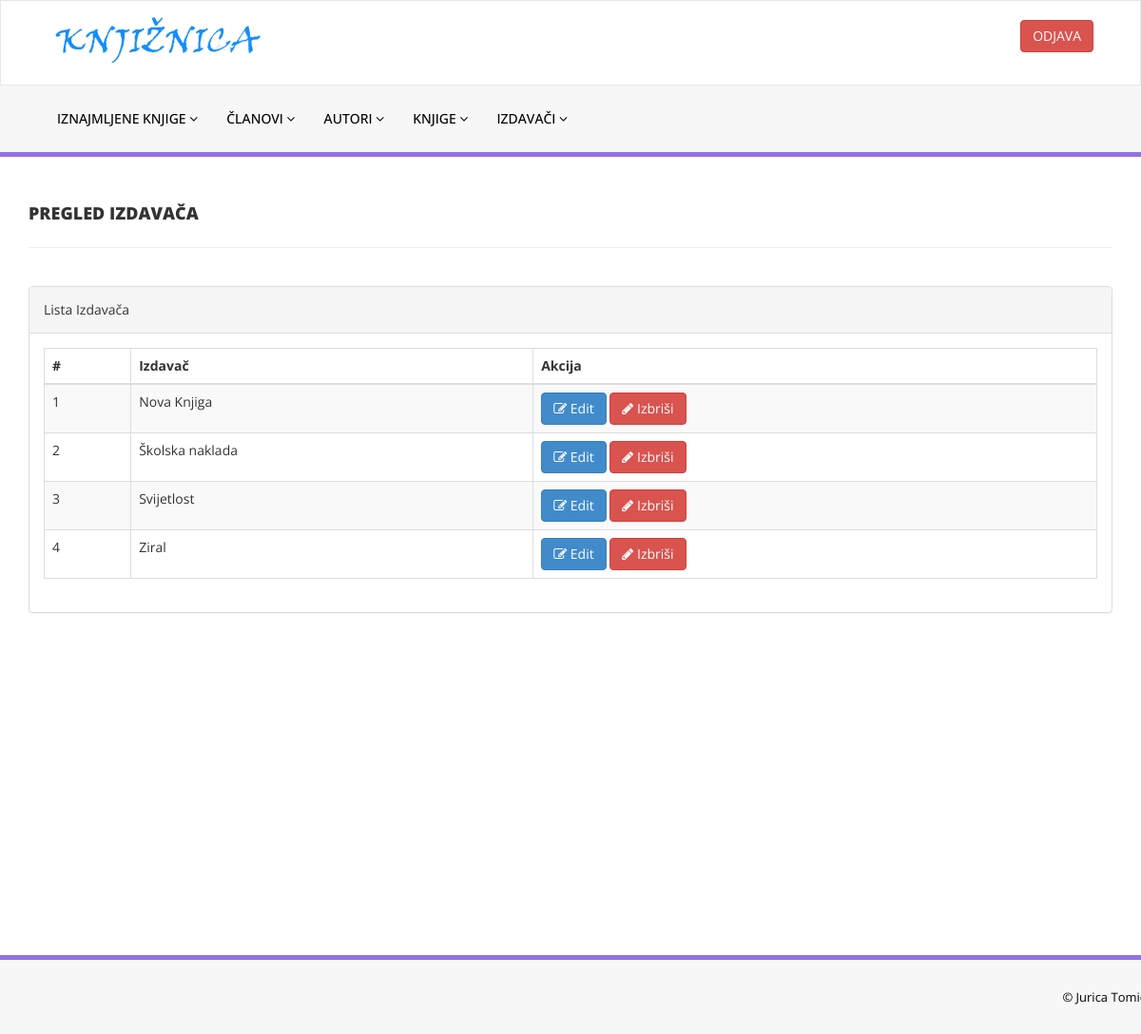
/izdavaci.php (signed in), run on the app's committed database.
### tables this page shows
CREATE TABLE `izdavaci` (
  `ID_Izdavac` int(11) NOT NULL,
  `Naziv` varchar(100) NOT NULL
);

### izdavaci.php (the view, shortened to what this page needs)
<?php
include('includes/config.php');
if(strlen($_SESSION['alogin'])==0)
    {
header('location:index.php');
}
else{
    ?>
<!DOCTYPE html>
<html xmlns="http://www.w3.org/1999/xhtml">
<head>
    <link href="assets/css/bootstrap.css" rel="stylesheet" />
    <link href="assets/css/font-awesome.css" rel="stylesheet" />
    <link href="assets/js/dataTables/dataTables.bootstrap.css" rel="stylesheet" />
    <link href="assets/css/style.css" rel="stylesheet" />
</head>
<body>
<?php include('includes/header.php');?>
    <div class="content-wrapper">
         <div class="container">
        <div class="row pad-botm">
            <div class="col-md-12">
                <h4 class="header-line">Pregled izdavača</h4>
    </div>
     <div class="row">
</div>
        </div>
            <div class="row">
                <div class="col-md-12">
                    <div class="panel panel-default">
                        <div class="panel-heading">
                           Lista Izdavača
                        </div>
                        <div class="panel-body">
                            <div class="table-responsive">
                                <table class="table table-striped table-bordered table-hover" id="dataTables-example">
                                    <thead>
                                        <tr>
                                            <th>#</th>
                                            <th>Izdavač</th>
                                            <th>Akcija</th>
                                        </tr>
                                    </thead>
                                    <tbody>
<?php $sql = "SELECT * from  izdavaci";
$query = $dbh -> prepare($sql);
$query->execute();
$results=$query->fetchAll(PDO::FETCH_OBJ);
$cnt=1;
if($query->rowCount() > 0)
{
foreach($results as $result)
{               ?>
                                        <tr class="odd gradeX">
                                            <td class="center"><?php echo htmlentities($cnt);?></td>
                                            <td class="center"><?php echo htmlentities($result->Naziv);?></td>
                                            <td class="center">
                                            <a href="urediIzdavaca.php?athrid=<?php echo htmlentities($result->ID_Izdavac);?>"><button class="btn btn-primary"><i class="fa fa-edit "></i> Edit</button>
                                          <a href="izdavaci.php?del=<?php echo htmlentities($result->ID_Izdavac);?>" onclick="return confirm('Da li stvarno želite izbisati?');"" >  <button class="btn btn-danger"><i class="fa fa-pencil"></i> Izbriši</button>
                                            </td>
                                        </tr>
 <?php $cnt=$cnt+1;}} ?>
                                    </tbody>
                                </table>
                            </div>
                        </div>
                    </div>
                </div>
            </div>
    </div>
    </div>
  <?php include('includes/footer.php');?>
</body>
</html>
<?php } ?>

### assets/css/style.css (style rules this page uses)
.content-wrapper { margin-top: 40px; min-height:800px; padding-bottom:90px; }
.header-line { font-weight:900; padding-bottom:25px; border-bottom:1px solid #eeeeee; text-transform:uppercase; }
.pad-botm { padding-bottom:30px; }

### data on the page
izdavaci: Naziv "Nova Knjiga"
izdavaci: Naziv "Školska naklada"
izdavaci: Naziv "Svijetlost"
izdavaci: Naziv "Ziral"
